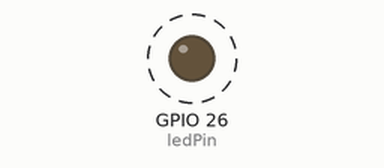
Recording of a sketch running on a simulated ESP32. Shown: output pins drawn as LEDs (lit = HIGH). Dashed ring = blinking. What the sketch prints to the serial monitor is not drawn.

Above: at 0.5 s.
Timing chart, 0 to 4.6 s (numbered marks = the images above):
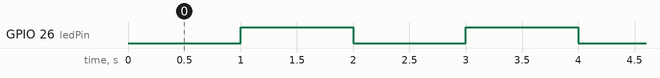

Measured:
- by itself, GPIO 26 (ledPin): alternates HIGH for 1.0 s and LOW for 1.0 s

The sketch:

Test_Button_2.ino
```cpp
/*********
  Rui Santos
  Complete project details at https://randomnerdtutorials.com
*********/

// constants won't change. Used here to set a pin number :
const int ledPin =  26;      // the number of the LED pin

// Variables will change :
int ledState = LOW;             // ledState used to set the LED

// Generally, you should use "unsigned long" for variables that hold time
// The value will quickly become too large for an int to store
unsigned long previousMillis = 0;        // will store last time LED was updated

// constants won't change :
const long interval = 1000;           // interval at which to blink (milliseconds)

void setup() {
  // set the digital pin as output:
  pinMode(ledPin, OUTPUT);
}

void loop() {
  // here is where you'd put code that needs to be running all the time.

  // check to see if it's time to blink the LED; that is, if the
  // difference between the current time and last time you blinked
  // the LED is bigger than the interval at which you want to
  // blink the LED.
  unsigned long currentMillis = millis();

  if (currentMillis - previousMillis >= interval) {
    // save the last time you blinked the LED
    previousMillis = currentMillis;

    // if the LED is off turn it on and vice-versa:
    if (ledState == LOW) {
      Serial.println("Hoch");
      ledState = HIGH;
    } else {
      Serial.println("Tief");
      ledState = LOW;
    }

    // set the LED with the ledState of the variable:
    digitalWrite(ledPin, ledState);
  }
}
```
